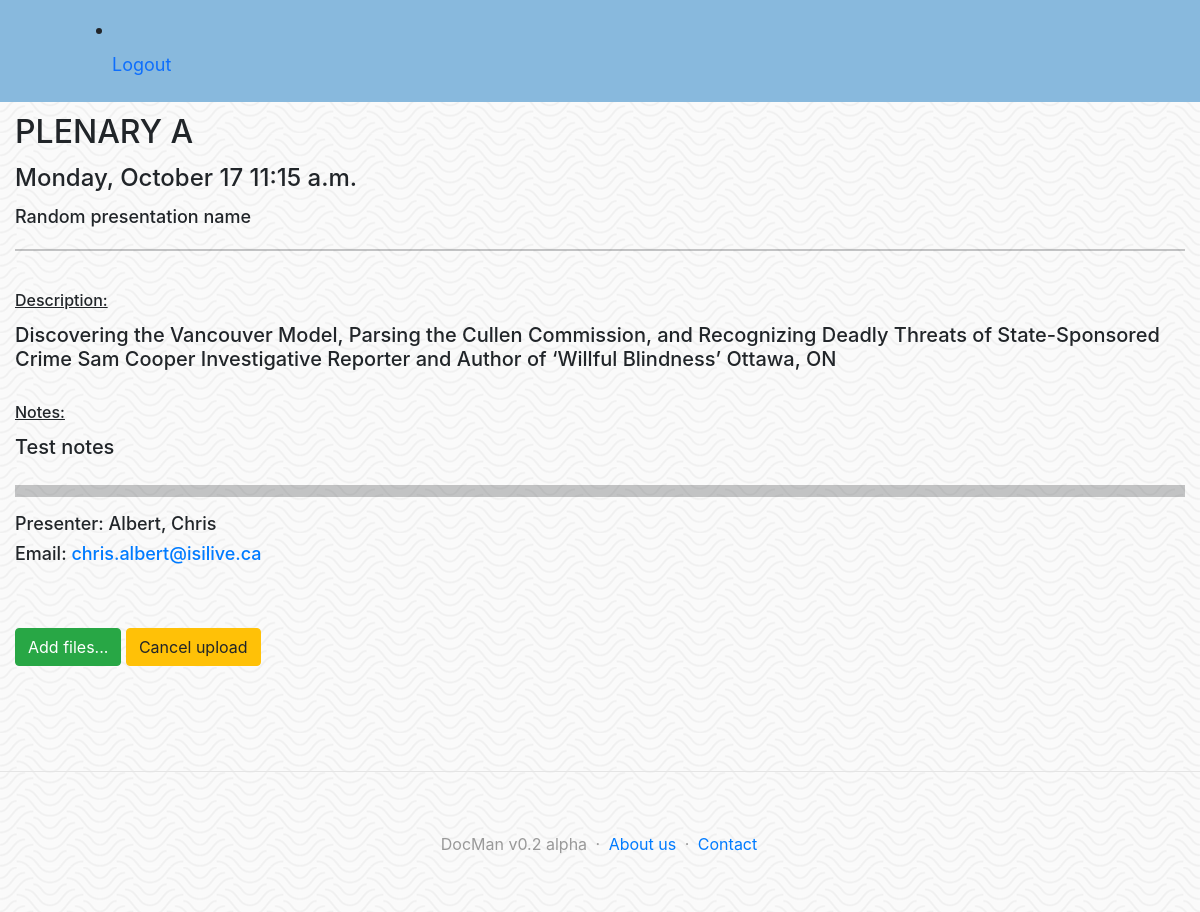
Screenshot of /presentation/1 (signed in) with the database file from the repository.
### docman/models.py (models this page shows, shortened)
class Presentation(models.Model):
	class Meta():
		ordering = ['presenter__last_name']
	name							= models.CharField(max_length=256)
	presenation_type	= models.CharField(max_length=256, null=True, blank=True)
	description				= models.TextField(max_length=1024, null=True, blank=True)
	notes							= models.TextField(max_length=1024, null=True, blank=True)
	slug 							= models.CharField(max_length=512, default=datetime.datetime.now())
	ordering_id				= models.IntegerField(default=0)
	room							= models.ForeignKey('Room', on_delete=models.CASCADE, null=True)
	presenter					= models.ForeignKey(User, on_delete=models.CASCADE)
	start_time	= models.DateTimeField(null=True, blank=True)
	end_time		= models.DateTimeField(null=True, blank=True)
	session			= models.ForeignKey(Event_session, on_delete=models.CASCADE,  null=True, blank=True)
	documents		= models.ManyToManyField('Document', null=True, blank=True)

class Event_session(models.Model):
	class Meta:
		verbose_name = 'Session'
		verbose_name_plural  = 'Sessions'
	name				= models.CharField(max_length=256)
	session_type= models.CharField(max_length=256, null=True, blank=True)
	description	= models.TextField(max_length=1024, null=True, blank=True)
	notes				= models.TextField(max_length=2048, null=True, blank=True)
	slug 				= models.CharField(max_length=512, default=datetime.datetime.now())
	room				= models.ForeignKey('Room', on_delete=models.CASCADE, null=True)
	start_time	= models.DateTimeField()
	end_time		= models.DateTimeField()
	ordering_id		= models.IntegerField(default=0)

### docman/views.py (the view)
# urls.py: path("presentation/<str:pres_id>", views.presentation_view, name="presentation_view"),
def presentation_view(request, pres_id):
	response_dict = {}
	pres = Presentation.objects.get(id=pres_id)
	emessage = "Hello, we haven't received your document yet!"
	if request.user == pres.presenter or request.user.is_staff or request.user.is_superuser:
		pass
	else:
		return HttpResponseForbidden()
	response_dict['presentation'] = pres
	response_dict['message'] = emessage
	if request.user.is_staff or request.user.is_superuser:
		if request.method == 'POST' and 'sendemail' in request.POST:
			send_email(request, pres.presenter.username)
			response_dict['alert'] = '<li class="text-center" id="alert" style="color:red;""> <h1>Email Sent!</h1></li>'
			return render(request, 'docman/presentation_view.html', response_dict)
	return render(request, 'docman/presentation_view.html', response_dict)

### docman/templates/docman/presentation_view.html (shortened to what this page needs)
{% extends "docman/template.html" %}
{% block body %}
<div class="row">
    <div class="col-md-12">
    </div>
</div>
<div style="padding-top:10px;" class="container-fluid">
<h1 style="font-size: xx-large; padding-bottom: 5px;">{{ presentation.session.name }}</h1>
<h3 style="font-size: x-large; padding-bottom: 5px;">{{ presentation.session.start_time|date:"l, F j P" }}</h3>
<h3 style="font-size: large; padding-bottom: 5px;">{{ presentation.name }}</h3>
<hr>
<br>
<h4 style="font-size: medium; padding-bottom: 5px;"><u>Description:</u></h4>
<h5>{{ presentation.description }}</h5>
<br>
<h4 style="font-size: medium; padding-bottom: 5px;"><u>Notes:</u></h4>
<h5 style="padding-bottom: 10px;">{{ presentation.notes }}</h5>
<hr style="padding-top:10px;">
<h4 style="font-size: large;">Presenter: {{ presentation.presenter.last_name }}, {{ presentation.presenter.first_name }}</h4>
<h4 style="font-size: large;">Email: <a href="mailto:{{ presentation.presenter.username }}">{{ presentation.presenter.username }}</a>
</div>
	<br><br>
<div class="container-fluid">
    <form id="fileupload" action="/manage_files/" method="POST" enctype="multipart/form-data"  data-auto-upload="true">
        <div class="row fileupload-buttonbar">
            <div class="col-lg-7">
                <span class="btn btn-success fileinput-button">
                    <span>Add files...</span>
                </span>
                <button type="reset" class="btn btn-warning cancel">
                    <span>Cancel upload</span>
                </button>
            </div>
        </div>
    </form>
</div>
{% endblock %}

### rows the page displays
Presentation: session.name "PLENARY A", session.start_time "Monday, October 17 11:15 a.m.", name "Random presentation name", description "Discovering the Vancouver Model, Parsing the Cullen Commission, and Recognizing Deadly Threats of State-Sponsored Crime Sam Cooper Investigative Reporter and Author of ‘Willful Blindness’ Ottawa, ON", notes "Test notes", presenter.last_name "Albert", presenter.first_name "Chris", presenter.username "chris.albert@isilive.ca"
